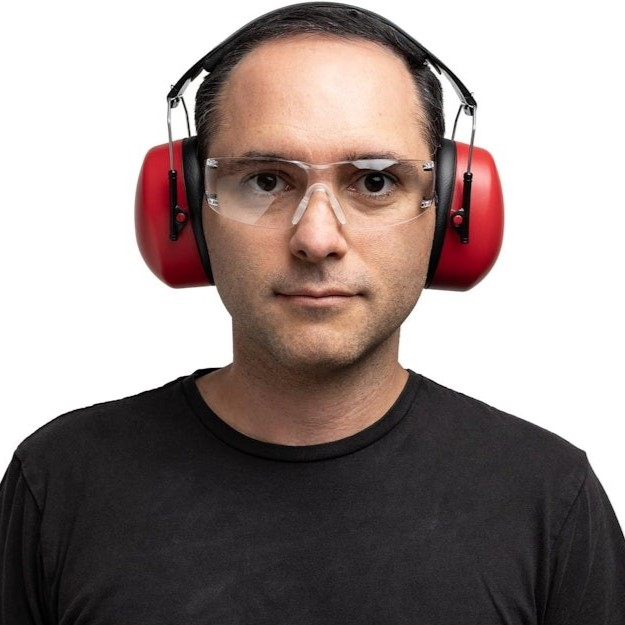
#> input picture EPI detector/Abafador/003.jpg, 625 x 625 px
$ python teste00.py
#> lines starting #> are read from the running program, lines starting #| are printed output that depends on the picture; after the words box and inside, x2 and y2 are one past the last pixel; in counts of white or black regions, pixels touching at a corner belong together
import cv2
import numpy as np


# Carregar a imagem
imagem = cv2.imread("Abafador/003.jpg")
#> imagem is the input picture: shape (625, 625, 3); mean B, G, R 137.9, 140.8, 153.3

# Converter para o espaço de cores HSV
imagem_hsv = cv2.cvtColor(imagem, cv2.COLOR_BGR2HSV)
#> imagem_hsv: shape (625, 625, 3); mean H, S, V 57.2, 34.5, 153.5
lower_skin = np.array([0, 20, 70])# Limite inferior (ajustar conforme necessário)
upper_skin = np.array([25, 255, 255])# Limite superior (ajustar conforme necessário)

mascara_pele = cv2.inRange(imagem_hsv, lower_skin, upper_skin)# Criar uma máscara para detectar a pele
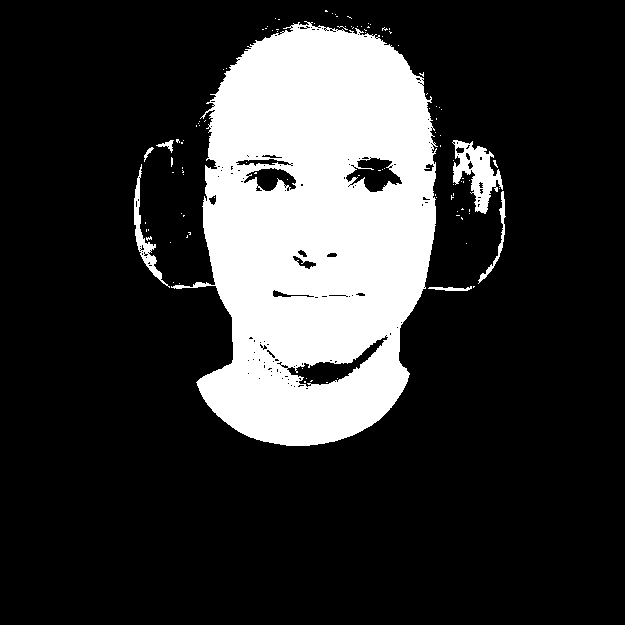
#> mascara_pele: shape (625, 625); 20.6% white; 107 white regions (100 under 20 px), largest, box (x1, y1, x2, y2) and area: (171, 21, 438, 446) 77263, (452, 140, 503, 214) 1718, (134, 164, 170, 288) 777

# Aplicar a máscara na imagem HSV
imagem_hsv_reduzida = imagem_hsv.copy()
imagem_hsv_reduzida[:, :, 1] = cv2.subtract(
    imagem_hsv[:, :, 1], mascara_pele // 255 * 80)  # Reduz a saturação
#> imagem_hsv_reduzida: shape (625, 625, 3); mean H, S, V 57.2, 19.2, 153.5

imagem_final = cv2.cvtColor(imagem_hsv_reduzida, cv2.COLOR_HSV2BGR)# Converter de volta para BGR
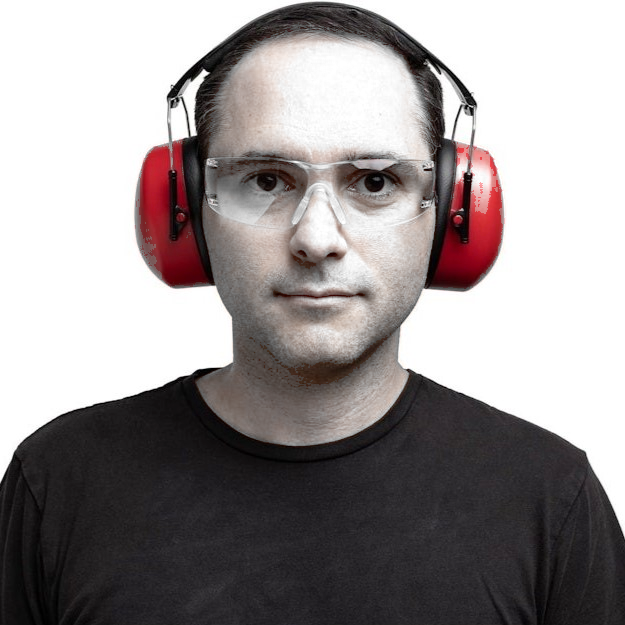
#> imagem_final: shape (625, 625, 3); mean B, G, R 147.9, 147.5, 153.2

# Mostrar os resultados
cv2.imshow("Original", imagem)
cv2.imshow("Saturação Reduzida", imagem_final)

# Salvar a imagem (opcional)
# cv2.imwrite("imagem_saturacao_reduzida.jpg", imagem_final)

cv2.waitKey(0)
cv2.destroyAllWindows()

$ run again, with EPI detector/Abafador/001.jpg copied over EPI detector/Abafador/003.jpg
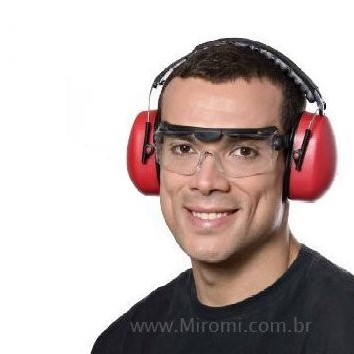
#> input picture EPI detector/Abafador/001.jpg, 354 x 354 px
#> imagem is the input picture: shape (354, 354, 3); mean B, G, R 177.4, 179.7, 192.7
#> imagem_hsv: shape (354, 354, 3); mean H, S, V 32.1, 34.7, 193.6
#> `mascara_pele = cv2.inRange(imagem_hsv, lower_skin, upper_skin)# Criar ..`:
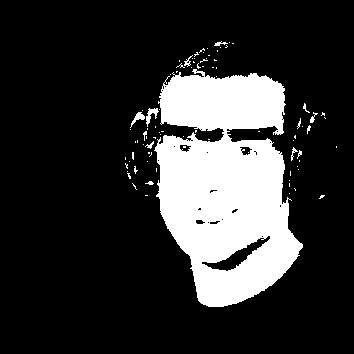
#> mascara_pele: shape (354, 354); 19.6% white; 87 white regions (77 under 20 px), largest, box (x1, y1, x2, y2) and area: (154, 69, 303, 307) 23862, (146, 108, 159, 127) 101, (130, 112, 145, 128) 80
#> imagem_hsv_reduzida: shape (354, 354, 3); mean H, S, V 32.1, 20, 193.6
#> `imagem_final = cv2.cvtColor(imagem_hsv_reduzida, cv2.COLOR_HSV2BGR)# C..`:
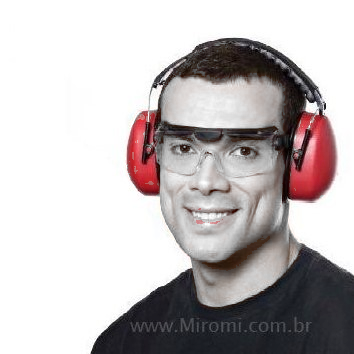
#> imagem_final: shape (354, 354, 3); mean B, G, R 187.4, 186.8, 192.6

$ run again, with EPI detector/Abafador/002.jpg copied over EPI detector/Abafador/003.jpg
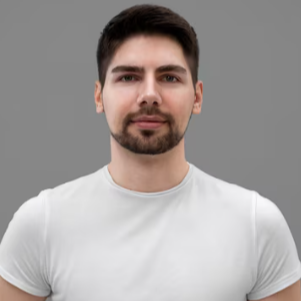
#> input picture EPI detector/Abafador/002.jpg, 301 x 301 px
#> imagem is the input picture: shape (301, 301, 3); mean B, G, R 154.9, 156.7, 162.8
#> imagem_hsv: shape (301, 301, 3); mean H, S, V 34.7, 18.3, 163.3
#> `mascara_pele = cv2.inRange(imagem_hsv, lower_skin, upper_skin)# Criar ..`:
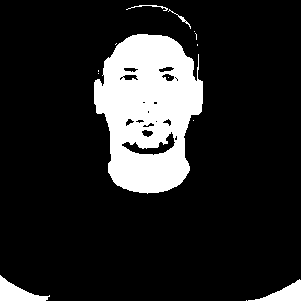
#> mascara_pele: shape (301, 301); 14.8% white; 14 white regions (9 under 20 px), largest, box (x1, y1, x2, y2) and area: (94, 34, 203, 194) 12159, (0, 275, 50, 301) 590, (248, 279, 301, 301) 491, (126, 5, 168, 11) 61, (168, 9, 191, 29) 51
#> imagem_hsv_reduzida: shape (301, 301, 3); mean H, S, V 34.7, 7.6, 163.3
#> `imagem_final = cv2.cvtColor(imagem_hsv_reduzida, cv2.COLOR_HSV2BGR)# C..`:
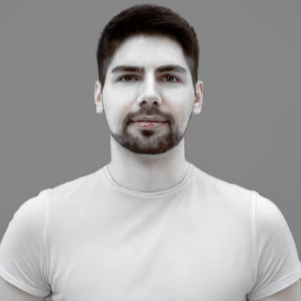
#> imagem_final: shape (301, 301, 3); mean B, G, R 161.7, 161.6, 162.8
